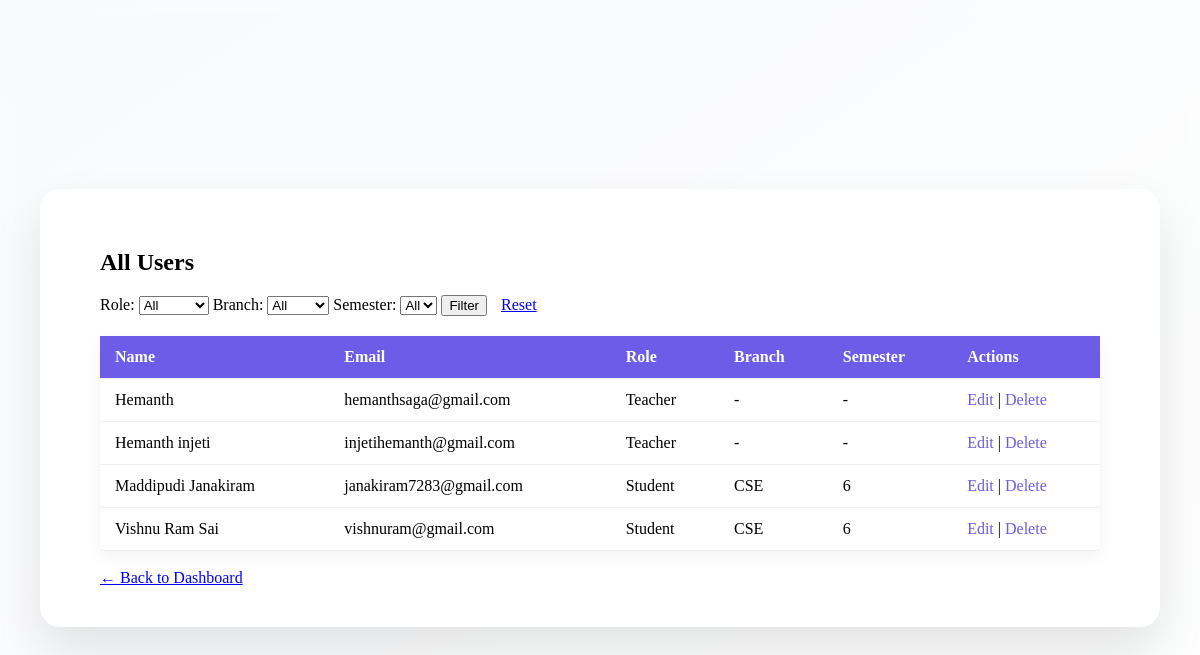
/admin/viewusers.php (signed in), run on the app's committed database.
### tables this page shows
CREATE TABLE `users` (
  `id` int(11) NOT NULL,
  `name` varchar(100) NOT NULL,
  `email` varchar(100) NOT NULL,
  `password` varchar(255) NOT NULL,
  `role` enum('admin','teacher','student') NOT NULL,
  `created_at` timestamp NOT NULL DEFAULT current_timestamp()
);

CREATE TABLE `students` (
  `id` int(11) NOT NULL,
  `user_id` int(11) NOT NULL,
  `reg_no` varchar(50) DEFAULT NULL,
  `course` varchar(100) DEFAULT NULL,
  `semester` int(11) DEFAULT NULL,
  `department` varchar(100) DEFAULT NULL,
  `branch` varchar(50) DEFAULT NULL,
  `created_at` timestamp NOT NULL DEFAULT current_timestamp()
);

### admin/viewusers.php (the view, shortened to what this page needs)
<?php
include('../db/config.php');
$query = "SELECT u.id, u.name, u.email, u.role, s.branch, s.semester
          FROM users u
          LEFT JOIN students s ON u.id = s.user_id
          WHERE u.role != 'admin'";
$query .= " ORDER BY u.name ASC";
$users = mysqli_query($conn, $query);
?>
<!DOCTYPE html>
<html>
<head>
    <link rel="stylesheet" href="../assets/css/admin-dashboard.css">
</head>
<body>
<div class="wrapper">
    <div class="main-content">
        <div class="dashboard-card">
            <h2>All Users</h2>
            <form method="GET" style="margin-bottom: 20px;">
                <label>Role:</label>
                <select name="role">
                    <option value="">All</option>
                </select>
                <label>Branch:</label>
                <select name="branch">
                    <option value="">All</option>
                </select>
                <label>Semester:</label>
                <select name="semester">
                    <option value="">All</option>
                </select>
                <button type="submit">Filter</button>
                <a href="view_users.php" style="margin-left: 10px;">Reset</a>
            </form>
            <table class="styled-table">
                <thead>
                    <tr>
                        <th>Name</th>
                        <th>Email</th>
                        <th>Role</th>
                        <th>Branch</th>
                        <th>Semester</th>
                        <th>Actions</th>
                    </tr>
                </thead>
                <tbody>
                    <?php if (mysqli_num_rows($users) > 0): ?>
                        <?php while ($row = mysqli_fetch_assoc($users)): ?>
                            <tr>
                                <td><?= htmlspecialchars($row['name']) ?></td>
                                <td><?= htmlspecialchars($row['email']) ?></td>
                                <td><?= ucfirst($row['role']) ?></td>
                                <td><?= $row['role'] === 'student' ? $row['branch'] : '-' ?></td>
                                <td><?= $row['role'] === 'student' ? $row['semester'] : '-' ?></td>
                                <td>
                                    <a href="edit_users.php?id=<?= $row['id'] ?>">Edit</a> |
                                    <a href="delete_user.php?id=<?= $row['id'] ?>" onclick="return confirm('Are you sure you want to delete this user?')">Delete</a>
                                </td>
                            </tr>
                        <?php endwhile; ?>
                    <?php else: ?>
                        <tr><td colspan="6">No users found.</td></tr>
                    <?php endif; ?>
                </tbody>
            </table>
            <br><a href="dashboard.php">← Back to Dashboard</a>
        </div>
    </div>
</div>
</body>
</html>

### assets/css/admin-dashboard.css (style rules this page uses)
body { background: linear-gradient(to bottom right, #eef2f7, #fdfdfd); }
.wrapper { display: flex; height: 100vh; }
.main-content { flex: 1; display: flex; flex-direction: column; justify-content: center; align-items: center; padding: 0; }
.main-content::before { content: ''; position: absolute; inset: 0; background: rgba(255, 255, 255, 0.6); backdrop-filter: blur(6px); z-index: -1; }
.dashboard-card { background: #fff; padding: 40px 60px; border-radius: 20px; box-shadow: 0 25px 50px rgba(0, 0, 0, 0.1); width: 90%; max-width: 1000px; margin: 0 auto; }
.styled-table { width: 100%; border-collapse: collapse; margin-top: 20px; font-size: 16px; box-shadow: 0 5px 15px rgba(0,0,0,0.05); }
.styled-table thead tr { background-color: #6c5ce7; color: #ffffff; text-align: left; }
.styled-table th, .styled-table td { padding: 12px 15px; border-bottom: 1px solid #eee; text-align: left; }
.styled-table td a { color: #6c5ce7; font-weight: 500; text-decoration: none; }

### data on the page
users: name "Hemanth", email "hemanthsaga@gmail.com", role "Teacher"
users: name "Hemanth injeti", email "injetihemanth@gmail.com", role "Teacher"
students: user.name "Maddipudi Janakiram", user.email "janakiram7283@gmail.com", user.role "Student", branch "CSE", semester "6"
students: user.name "Vishnu Ram Sai", user.email "vishnuram@gmail.com", user.role "Student", branch "CSE", semester "6"
